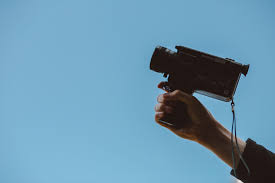
#> input picture Open CV/lesson 1/download (3).jpg, 275 x 183 px, found by its file name
$ python main5.py
#> lines starting #> are read from the running program, lines starting #| are printed output that depends on the picture
import cv2
import numpy as np
import os

image1 = cv2.imread('lesson 1/download (3).jpg',cv2.IMREAD_UNCHANGED)
#> image1 is the input picture: shape (183, 275, 3); mean B, G, R 175.8, 150.9, 107.2
image2 = cv2.imread('lesson 1/download (4).jpg',cv2.IMREAD_UNCHANGED)
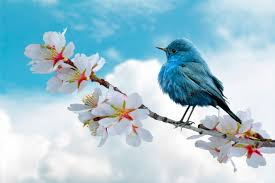
#> input picture Open CV/lesson 1/download (4).jpg, 275 x 183 px, found by its file name
#> image2 is the input picture: shape (183, 275, 3); mean B, G, R 212, 199.2, 165.7
newimage = cv2.addWeighted(image1,0.5,image2,0.5,0)
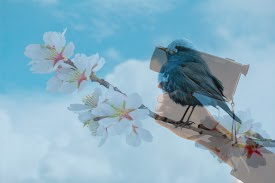
#> newimage: shape (183, 275, 3); mean B, G, R 193.9, 175.1, 136.4
'''
cv2.imshow('image1',image1)
cv2.imshow('image2',image2)
cv2.imshow('huh',newimage)
cv2.waitKey(0)

image_folder = 'C:/Users/navee/OneDrive/Desktop/Python/Build GUI/Open CV/images'
cv2.imshow('huh',newimage)

cv2.waitKey(0)
cv2.destroyAllWindows()
os.chdir(image_folder)
cv2.imwrite('newimage2.png',newimage)
print('message')
'''
#subtraction
image3 = cv2.imread('images/newimage2.png',cv2.IMREAD_UNCHANGED)
#> (the run stopped early here; a loop or call above may not have finished)
